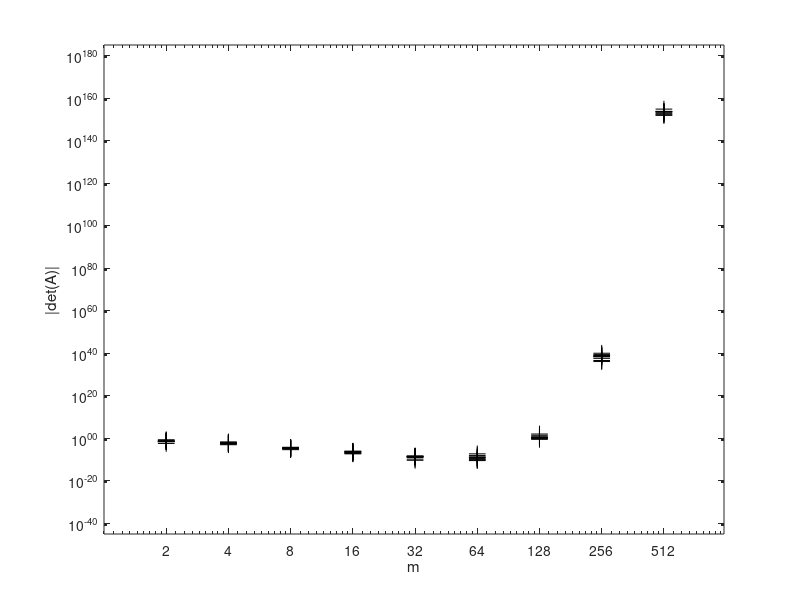

The MATLAB source for this figure:
% MATEXPER  Compute and plot functions of random matrices, as a
% numerical experiment.

N = 9;            % number of tries
S = 9;            % maximum size is m = 2^S
mm = 2.^(1:S);    % yes, this works to give the m values

% compute values
for k = 1:S
    m = mm(k);
    fprintf('m = %d ...\n', m)
    for n = 1:N
        A = 0.5 * rand(m,m);    % rand gives entries in [0,1]
        ranks(k, n) = rank(A);
        if ranks(k, n) ~= m
            fprintf('WARNING:  rank(A) is *not* m for size %d\n', m)
        end
        adets(k, n) = abs(det(A));
    end
end

% report largest and smallest abs(det(A))
maxad = max(max(adets));
minad = min(min(adets));
fprintf('max, min |det()| = %.3e, %.3e\n', maxad, minad)

% make plot of abs(det(A)); no need to plot ranks in fact!
figure(1),  loglog(mm, adets, 'k+', 'markersize', 12)
xlabel('m'),  ylabel('|det(A)|')
xticks(mm)
xticklabels({'2','4','8','16','32','64','128','256','512'})
yticks(10.0.^(-40:20:180))
axis([1, 1000, 1.0e-45, 1.0e185])
print('matexperdets.png')
